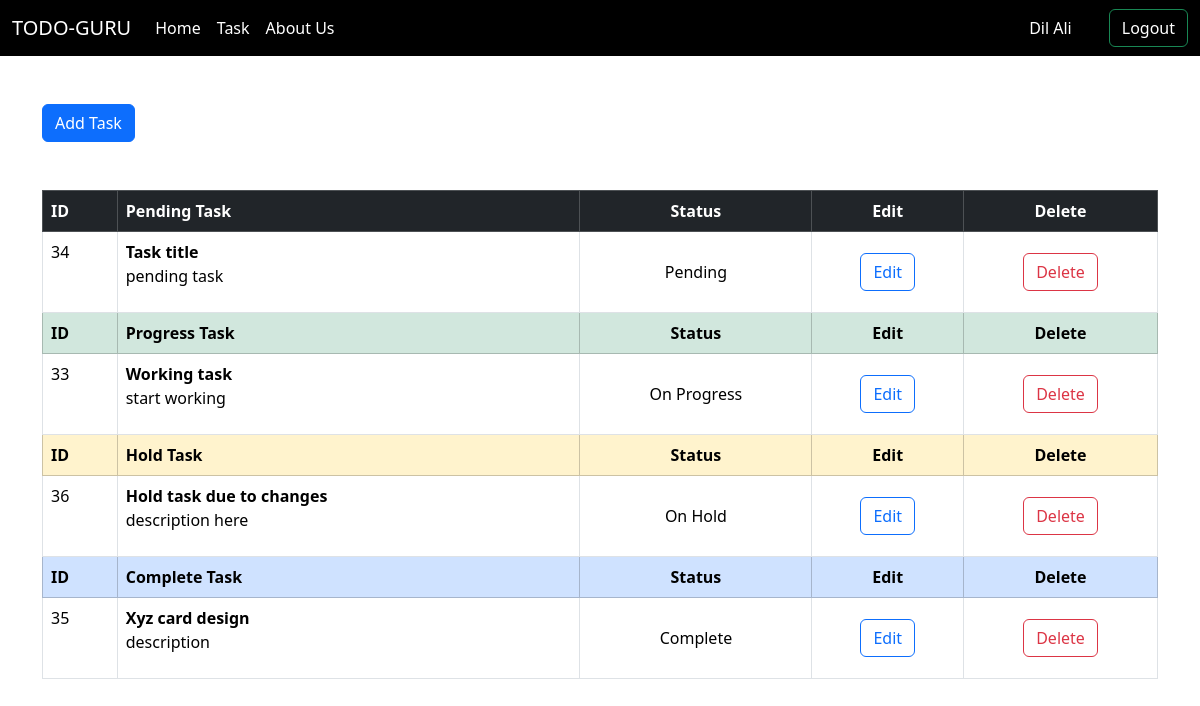
Page /tasks/ (signed in) on the committed database.
### taskApp/models.py (models this page shows, shortened)
class Task(models.Model):
    STATUS_CHOICES = [
        ("pending", "Pending"),
        ("complete", "Complete"),
        ("on_progress", "On Progress"),
        ("on_hold", "On Hold"),
    ]
    title = models.CharField(max_length=255)
    notes = models.TextField(blank=True)
    author = models.ForeignKey(User, on_delete=models.CASCADE)
    create_date = models.DateTimeField(auto_now_add=True)
    status = models.CharField(max_length=20, choices=STATUS_CHOICES, default="pending")

### taskApp/views.py (the view)
# urls.py: path("", views.all_tasks, name="tasks"),
def all_tasks(request):
    if request.user.is_authenticated:
        if request.method == "POST":
            forms = TaskForm(request.POST)
            if forms.is_valid():
                task = forms.save(commit=False)
                task.author = request.user
                task.save()
            return redirect("tasks")
        elif request.method == "GET":
            tasks = Task.objects.all()
            pending_tasks = tasks.filter(status="pending")
            complete_tasks = tasks.filter(status="complete")
            progress_tasks = tasks.filter(status="on_progress")
            hold_tasks = tasks.filter(status="on_hold")
            context = {
                "tasks": tasks,
                "pending_tasks": pending_tasks,
                "complete_tasks": complete_tasks,
                "hold_tasks": hold_tasks,
                "progress_tasks": progress_tasks,
            }
            return render(request, "todolist.html", context=context)
    return redirect('login')

### taskApp/templates/todolist.html (shortened to what this page needs)
{% extends "base.html" %}
{% block content %}
<br><br>
<button type="button" class="btn btn-primary" data-bs-toggle="modal" data-bs-target="#exampleModal" data-bs-whatever="@mdo">Add Task</button>
<br><br>
  {% if tasks %}
  <table class="table table-bordered  mt-4">
   {% if pending_tasks %}
   <thead class="table-dark">
    <tr>
      <th>ID</th>
      <th>Pending Task</th>
      <th class="align-middle text-center">Status</th>
      <th class="align-middle text-center">Edit</th>
      <th class="align-middle text-center">Delete</th>
    </tr>
  </thead>
  <tbody>
      {% for task in pending_tasks %}
      <tr>
        <td>{{ task.id }}</td>
        <td>
          <b>{{ task.title }}</b>
          {% if task.notes %}
          <div class="sticky-note">
            <p>{{ task.notes }}</p>
          </div>
          {% endif %}
        </td>
        <td  class=" align-middle text-center align-middle">{{ task.get_status_display }}</td>
        <td class="align-middle text-center">
          <button type="button" class="btn btn-outline-primary text-blue" data-bs-toggle="modal" data-bs-target="#editModal{{ task.id }}" data-bs-whatever="@mdo">Edit</button>
        </td>
        <td class="align-middle text-center">
          <a href="{% url "delete" task.id %}"><button type="button" class="btn btn-outline-danger text-red">Delete</button></a>
        </td>
      </tr>
      {% endfor %}
  </tbody>
   {% endif %}
   {% if progress_tasks %}
   <thead class="table-success">
    <tr>
      <th>ID</th>
      <th>Progress Task</th>
      <th class="align-middle text-center">Status</th>
      <th class="align-middle text-center">Edit</th>
      <th class="align-middle text-center">Delete</th>
    </tr>
  </thead>
  <tbody>
      {% for task in progress_tasks %}
      <tr>
        <td>{{ task.id }}</td>
        <td>
          <b>{{ task.title }}</b>
          {% if task.notes %}
          <div class="sticky-note">
            <p>{{ task.notes }}</p>
          </div>
          {% endif %}
        </td>
        <td  class=" align-middle text-center align-middle">{{ task.get_status_display }}</td>
        <td class="align-middle text-center">
          <button type="button" class="btn btn-outline-primary text-blue" data-bs-toggle="modal" data-bs-target="#editModal{{ task.id }}" data-bs-whatever="@mdo">Edit</button>
        </td>
        <td class="align-middle text-center">
          <a href="{% url "delete" task.id %}"><button type="button" class="btn btn-outline-danger text-red">Delete</button></a>
        </td>
      </tr>
      {% endfor %}
  </tbody>
   {% endif %}
   {% if hold_tasks %}
   <thead class="table-warning">
    <tr>
      <th>ID</th>
      <th>Hold Task</th>
      <th class="align-middle text-center">Status</th>
      <th class="align-middle text-center">Edit</th>
      <th class="align-middle text-center">Delete</th>
    </tr>
  </thead>
  <tbody>
      {% for task in hold_tasks %}
      <tr>
        <td>{{ task.id }}</td>
        <td>
          <b>{{ task.title }}</b>
          {% if task.notes %}
          <div class="sticky-note">
            <p>{{ task.notes }}</p>
          </div>
          {% endif %}
        </td>
        <td  class=" align-middle text-center align-middle">{{ task.get_status_display }}</td>
        <td class="align-middle text-center">
          <button type="button" class="btn btn-outline-primary text-blue" data-bs-toggle="modal" data-bs-target="#editModal{{ task.id }}" data-bs-whatever="@mdo">Edit</button>
        </td>
        <td class="align-middle text-center">
          <a href="{% url "delete" task.id %}"><button type="button" class="btn btn-outline-danger text-red">Delete</button></a>
        </td>
      </tr>
      {% endfor %}
  </tbody>
   {% endif %}
   {% if complete_tasks %}
   <thead class="table-primary">
    <tr>
      <th>ID</th>
      <th>Complete Task</th>
      <th class="align-middle text-center">Status</th>
      <th class="align-middle text-center">Edit</th>
      <th class="align-middle text-center">Delete</th>
    </tr>
  </thead>
  <tbody>
      {% for task in complete_tasks %}
      <tr>
        <td>{{ task.id }}</td>
        <td>
          <b>{{ task.title }}</b>
          {% if task.notes %}
          <div class="sticky-note">
            <p>{{ task.notes }}</p>
          </div>
          {% endif %}
        </td>
        <td  class=" align-middle text-center align-middle">{{ task.get_status_display }}</td>
        <td class="align-middle text-center">
          <button type="button" class="btn btn-outline-primary text-blue" data-bs-toggle="modal" data-bs-target="#editModal{{ task.id }}" data-bs-whatever="@mdo">Edit</button>
        </td>
        <td class="align-middle text-center">
          <a href="{% url "delete" task.id %}"><button type="button" class="btn btn-outline-danger text-red">Delete</button></a>
        </td>
      </tr>
      {% endfor %}
  </tbody>
   {% endif %}
  </table>
  {% endif %}
{% endblock content %}

### templates/base.html (shortened to what this page needs)
<!DOCTYPE html>
<html lang="en">
  <head>
    <link
      href="https://cdn.jsdelivr.net/npm/bootstrap@5.3.2/dist/css/bootstrap.min.css"
      rel="stylesheet"
    />
  </head>
  <body>
    <nav class="navbar navbar-expand-lg bg-black">
      <div class="container-fluid">
          <a class="navbar-brand text-white" href="{% url "index" %}">TODO-GURU</a>
          <div class="collapse navbar-collapse " id="navbarScroll">
            <ul
              class="navbar-nav me-auto my-2 my-lg-0 navbar-nav-scroll"
              style="--bs-scroll-height: 100px"
            >
              <li class="nav-item ">
                <a class="nav-link text-white" href="{% url "index" %}">Home</a>
              </li>
              <li class="nav-item">
                <a class="nav-link text-white" href="{% url "tasks" %}">Task</a>
              </li>
              <li class="nav-item">
                <a class="nav-link text-white" href="#">About Us</a>
              </li>
            </ul>
            {% if request.user.is_authenticated %}
            <div class="row">
              <div  class="col ">
                  <button style ="margin-left: -30px" class="btn text-white">{{ request.user.first_name }} {{ request.user.last_name }}</button>
              </div>
              <div class="col">
                  <form method="post" action="{% url 'logout' %}">
                      <button class="btn btn-outline-success text-white" type="submit">Logout</button>
                  </form>
              </div>
          </div>
        {% else %}
            <div>
                <a href="{% url 'login' %}"><button class="btn btn-outline-success text-white" type="button">Login</button></a>
                <a href="{% url 'register' %}"><button class="btn btn-outline-success text-white" type="button">Register</button></a>
            </div>
        {% endif %}
          </div>
        </div>
  </nav>
    <div class="container">
      {% block content %} <h2>This is base Page</h2> {% endblock content %}
    </div>
  </body>
</html>

### rows in the picture
Task: id "34", title "Task title", notes "pending task", status "Pending"
Task: id "33", title "Working task", notes "start working", status "On Progress"
Task: id "36", title "Hold task due to changes", notes "description here", status "On Hold"
Task: id "35", title "Xyz card design", notes "description", status "Complete"

### other values in the picture
{{ request.user.first_name }} "Dil"
{{ request.user.last_name }} "Ali"
